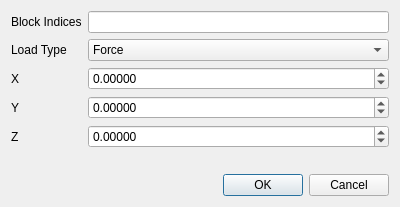
<?xml version="1.0" encoding="UTF-8"?>
<ui version="4.0">
 <class>AddBlockTorqueLoadParametersDialog</class>
 <widget class="QDialog" name="AddBlockTorqueLoadParametersDialog">
  <property name="windowModality">
   <enum>Qt::ApplicationModal</enum>
  </property>
  <property name="geometry">
   <rect>
    <x>0</x>
    <y>0</y>
    <width>400</width>
    <height>207</height>
   </rect>
  </property>
  <property name="minimumSize">
   <size>
    <width>400</width>
    <height>207</height>
   </size>
  </property>
  <property name="windowTitle">
   <string>Add Block Force/Torque Load Parameters</string>
  </property>
  <property name="modal">
   <bool>true</bool>
  </property>
  <layout class="QGridLayout" name="gridLayout">
   <item row="0" column="0">
    <layout class="QFormLayout" name="formLayout">
     <item row="0" column="0">
      <widget class="QLabel" name="blockIndicesLabel">
       <property name="text">
        <string>Block Indices</string>
       </property>
      </widget>
     </item>
     <item row="0" column="1">
      <widget class="QLineEdit" name="blockIndicesLineEdit"/>
     </item>
     <item row="1" column="0">
      <widget class="QLabel" name="loadTypeLabel">
       <property name="text">
        <string>Load Type</string>
       </property>
      </widget>
     </item>
     <item row="1" column="1">
      <widget class="QComboBox" name="loadTypeComboBox">
       <item>
        <property name="text">
         <string>Force</string>
        </property>
       </item>
       <item>
        <property name="text">
         <string>Torque</string>
        </property>
       </item>
      </widget>
     </item>
     <item row="2" column="0">
      <widget class="QLabel" name="xLabel">
       <property name="text">
        <string>X</string>
       </property>
      </widget>
     </item>
     <item row="2" column="1">
      <widget class="QDoubleSpinBox" name="xDoubleSpinBox">
       <property name="decimals">
        <number>5</number>
       </property>
       <property name="minimum">
        <double>-99999.998999999996158</double>
       </property>
       <property name="maximum">
        <double>99999.998999999996158</double>
       </property>
       <property name="singleStep">
        <double>0.001000000000000</double>
       </property>
      </widget>
     </item>
     <item row="3" column="0">
      <widget class="QLabel" name="yLabel">
       <property name="text">
        <string>Y</string>
       </property>
      </widget>
     </item>
     <item row="3" column="1">
      <widget class="QDoubleSpinBox" name="yDoubleSpinBox">
       <property name="decimals">
        <number>5</number>
       </property>
       <property name="minimum">
        <double>-99999.998999999996158</double>
       </property>
       <property name="maximum">
        <double>99999.998999999996158</double>
       </property>
       <property name="singleStep">
        <double>0.001000000000000</double>
       </property>
      </widget>
     </item>
     <item row="4" column="0">
      <widget class="QLabel" name="zLabel">
       <property name="text">
        <string>Z</string>
       </property>
      </widget>
     </item>
     <item row="4" column="1">
      <widget class="QDoubleSpinBox" name="zDoubleSpinBox">
       <property name="decimals">
        <number>5</number>
       </property>
       <property name="minimum">
        <double>-99999.998999999996158</double>
       </property>
       <property name="maximum">
        <double>99999.998999999996158</double>
       </property>
       <property name="singleStep">
        <double>0.010000000000000</double>
       </property>
      </widget>
     </item>
    </layout>
   </item>
   <item row="1" column="0">
    <widget class="QDialogButtonBox" name="buttonBox">
     <property name="orientation">
      <enum>Qt::Horizontal</enum>
     </property>
     <property name="standardButtons">
      <set>QDialogButtonBox::Cancel|QDialogButtonBox::Ok</set>
     </property>
    </widget>
   </item>
  </layout>
 </widget>
 <resources/>
 <connections>
  <connection>
   <sender>buttonBox</sender>
   <signal>accepted()</signal>
   <receiver>AddBlockTorqueLoadParametersDialog</receiver>
   <slot>accept()</slot>
   <hints>
    <hint type="sourcelabel">
     <x>248</x>
     <y>254</y>
    </hint>
    <hint type="destinationlabel">
     <x>157</x>
     <y>274</y>
    </hint>
   </hints>
  </connection>
  <connection>
   <sender>buttonBox</sender>
   <signal>rejected()</signal>
   <receiver>AddBlockTorqueLoadParametersDialog</receiver>
   <slot>reject()</slot>
   <hints>
    <hint type="sourcelabel">
     <x>316</x>
     <y>260</y>
    </hint>
    <hint type="destinationlabel">
     <x>286</x>
     <y>274</y>
    </hint>
   </hints>
  </connection>
 </connections>
</ui>
